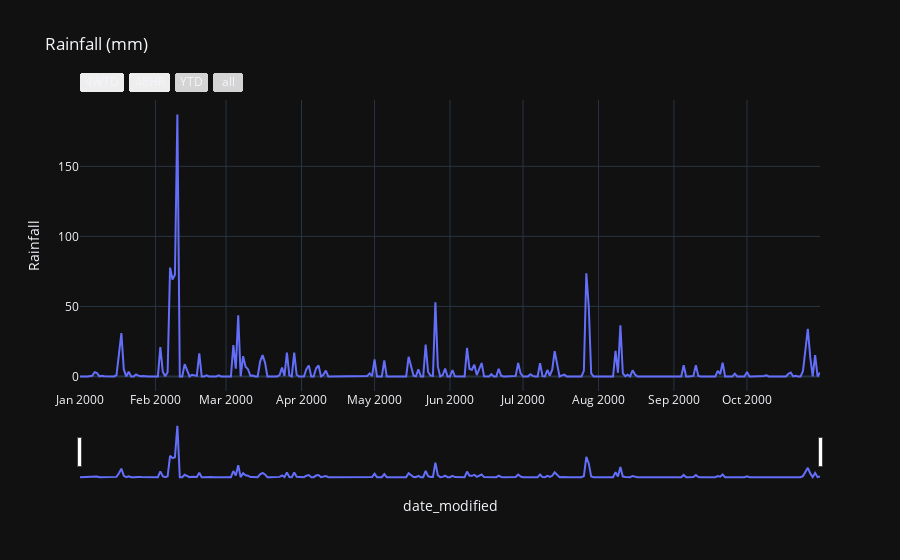

Write notebook code for a chart like this one.
### Code cell
# Create the buttons
date_buttons = [
{'count': 28, 'label': '4WTD', 'step': "day", 'stepmode': "todate"},
{'count': 48, 'label': '48HR', 'step': "hour", 'stepmode': "todate"},
{'count': 1, 'label': 'YTD', 'step': "year", 'stepmode': "todate"}]

# Create the basic line chart
fig = px.line(data_frame=rain, x='date_modified', y='Rainfall', 
              title="Rainfall (mm)")

# Add the buttons and show
fig.update_xaxes(
    rangeslider_visible=True,
    rangeselector=dict(
        buttons=list([
            dict(count=28, label="4WTD", step="day", stepmode="todate"),
            dict(count=48, label="48HR", step="hour", stepmode="todate"),
            dict(count=1, label="YTD", step="year", stepmode="todate"),
            dict(step="all")
        ])
    )
)

fig.show()

### Figure 1 — Plotly figure (JSON) as saved in the notebook; plotly's stock layout.template omitted (floating-point values rounded to 4 significant figures; data arrays with more than 128 entries replaced by an {"elided": "..."} marker saying what was removed)
{"data": [{"hovertemplate": "date_modified=%{x}<br>Rainfall=%{y}<extra></extra>", "legendgroup": "", "line": {"color": "#636efa", "dash": "solid"}, "marker": {"symbol": "circle"}, "mode": "lines", "name": "", "orientation": "v", "showlegend": false, "x": {"elided": "305 str values"}, "xaxis": "x", "y": {"elided": "305 float values"}, "yaxis": "y", "type": "scatter"}], "layout": {"xaxis": {"anchor": "y", "domain": [0.0, 1.0], "title": {"text": "date_modified"}, "rangeslider": {"visible": true}, "rangeselector": {"buttons": [{"count": 28, "label": "4WTD", "step": "day", "stepmode": "todate"}, {"count": 48, "label": "48HR", "step": "hour", "stepmode": "todate"}, {"count": 1, "label": "YTD", "step": "year", "stepmode": "todate"}, {"step": "all"}]}}, "yaxis": {"anchor": "x", "domain": [0.0, 1.0], "title": {"text": "Rainfall"}}, "legend": {"tracegroupgap": 0}, "title": {"text": "Rainfall (mm)"}}}
